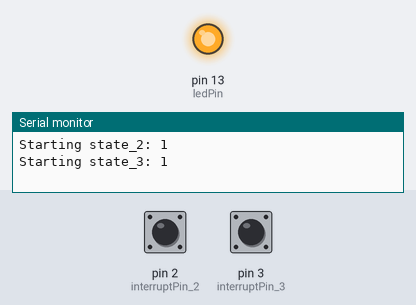
A sketch run on a simulated Arduino Uno, built with avr-gcc and run on an emulated ATmega328P. Parts: output pins drawn as LEDs (lit = HIGH), the last lines printed to the serial monitor. Inputs (shaded band) come from the test bench; at power-on: pin 2 (interruptPin_2) HIGH, pin 3 (interruptPin_3) HIGH.

Above: at 1.2 s.
1.3 s: pin 2 (interruptPin_2) pulled LOW for 0.15 s
At 2.4 s:
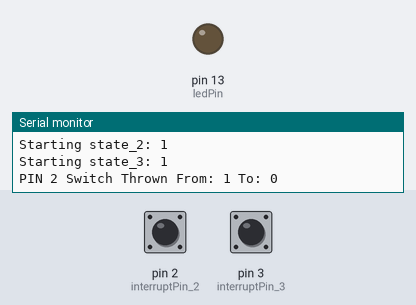
2.9 s: pin 2 (interruptPin_2) pulled LOW for 1 s
At 4.4 s:
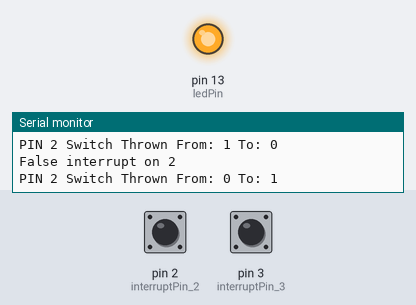
5.4 s: pin 2 (interruptPin_2) pulled LOW for 3.2 s
At 6.7 s:
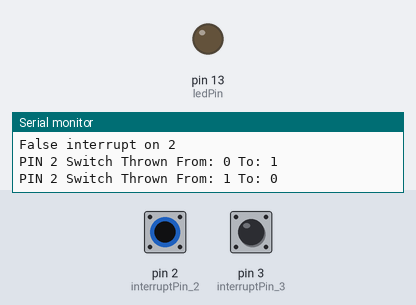
Timing chart, 0 to 10.1 s (numbered marks = the images above; inputs shaded):
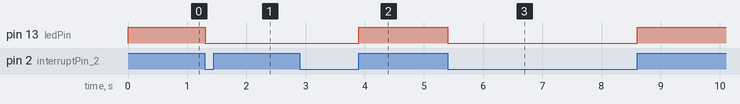

Measured:
- after the input at 1.3 s, pin 13 (ledPin): HIGH → LOW at once
- after the input at 2.9 s, pin 13 (ledPin): LOW → HIGH after 1.0 s
- after the input at 5.4 s, pin 13 (ledPin): HIGH → LOW at once, → HIGH 3.2 s later

The sketch:

digitalReadUsingInterrupts.ino
```cpp
const byte ledPin = 13;
const byte interruptPin_2 = 2;
const byte interruptPin_3 = 3;
volatile byte state_2 = LOW;
volatile byte state_3 = LOW;

void setup() {
  Serial.begin(9600);
  pinMode(ledPin, OUTPUT);
  pinMode(interruptPin_2, INPUT_PULLUP);
  pinMode(interruptPin_3, INPUT_PULLUP);
  state_2 = digitalRead(interruptPin_2);
  state_3 = digitalRead(interruptPin_3);
  Serial.print("Starting state_2: ");
  Serial.println(state_2);
  Serial.print("Starting state_3: ");
  Serial.println(state_3);
  attachInterrupt(digitalPinToInterrupt(interruptPin_2), processSwitch_2, CHANGE);
  attachInterrupt(digitalPinToInterrupt(interruptPin_3), processSwitch_3, CHANGE);
}

void loop() {
//  Serial.println(digitalRead(interruptPin_2));
  digitalWrite(ledPin, state_2);
}

void processSwitch_2() {
  static unsigned long last_interrupt_time = 0;
  unsigned long interrupt_time = millis();
  if (interrupt_time - last_interrupt_time > 500)
  {
    delay(100);
    if (state_2 != digitalRead(interruptPin_2)) {
      Serial.print("PIN 2 Switch Thrown From: ");
      Serial.print(state_2);
      state_2 = digitalRead(interruptPin_2);
///    state_2 = !state_2;
      Serial.print(" To: ");
      Serial.println(state_2);
    } else {
            Serial.println("False interrupt on 2");
    }
  }
  last_interrupt_time = interrupt_time;
}

void processSwitch_3() {
  static unsigned long last_interrupt_time = 0;
  unsigned long interrupt_time = millis();
  if (interrupt_time - last_interrupt_time > 500)
  {
    delay(100);
    if (state_3 != digitalRead(interruptPin_3)) {
    Serial.print("PIN 3 Switch Thrown From: ");
    Serial.print(state_3);
    state_3 = digitalRead(interruptPin_3);
//    state_3 = !state_3;
    Serial.print(" To: ");
    Serial.println(state_3);
    } else {
      Serial.println("False interrupt on 3");
    }
  }
  last_interrupt_time = interrupt_time;
}
```
